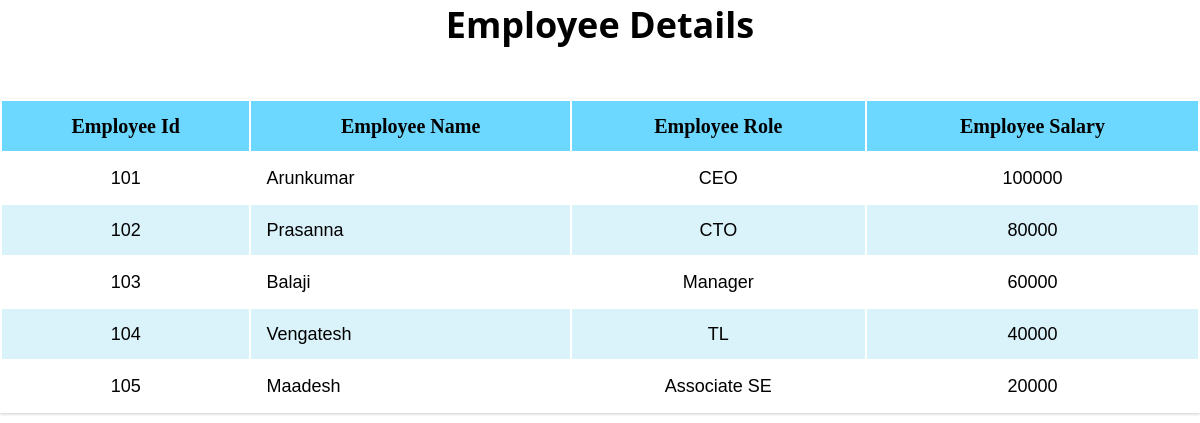
The app's page /modelsApp/models/ with its own data.
### modelsApp/models.py (models this page shows)
class Employees(models.Model):
    empNo = models.IntegerField()
    empName = models.CharField(max_length=25)
    empRole = models.CharField(max_length=25)
    empSalary = models.IntegerField()

### modelsApp/views.py (the view)
# urls.py: path('models/',views.models)
def models(request):
    emp_data = Employees.objects.all() # To get all data for the employee model
    emp_dict = {'emp_list':emp_data} # To create a dictionary in above data for sharing to html file
    return render(request, 'modelsApp/index.html',context = emp_dict) # context= dictionary datatype format send into html

### templates/modelsApp/index.html (shortened to what this page needs)
<!DOCTYPE html>
{% load static %}
<html lang="en">
<head>
    <link rel="stylesheet" href="{% static 'css/style.css' %}">
</head>
<body>
    <h1>Employee Details</h1>
    <table>
        <tr>
            <th>Employee Id</th>
            <th>Employee Name</th>
            <th>Employee Role</th>
            <th>Employee Salary</th>
        </tr>
        {% if emp_list %}
        {% for employee in emp_list %}
        <tr>
            <td>{{employee.empNo}}</td>
            <td>{{employee.empName}}</td>
            <td>{{employee.empRole}}</td>
            <td>{{employee.empSalary}}</td>
        </tr>
        {% endfor %}
        {% endif %}
    </table>
</body>
</html>

### static/css/style.css (style rules this page uses)
* { margin: 0; padding: 0; font-family: 'Times New Roman', Times, serif; }
h1 { font-family: 'Segoe UI', Tahoma, Geneva, Verdana, sans-serif; font-size: 36px; text-align: center; }
table { margin: 50px auto; width: 100%; box-shadow: 0 1px 3px rgba(0,0,0,0.2); display: table; border:none; }
tr { height: 50px; }
th { font-size: 20px; font-weight: 700; border: none; background-color: rgb(108, 216, 255); }
td { font-family:'Franklin Gothic Medium', 'Arial Narrow', Arial, sans-serif; text-align: center; font-size: 18px; font-weight: 400; border: none; }
td:nth-child(2) { text-align: left; padding-left: 15px; }
tr:nth-child(odd) { background-color: rgb(218, 243, 251); }

### records on screen
Employees: empNo "101", empName "Arunkumar", empRole "CEO", empSalary "100000"
Employees: empNo "102", empName "Prasanna", empRole "CTO", empSalary "80000"
Employees: empNo "103", empName "Balaji", empRole "Manager", empSalary "60000"
Employees: empNo "104", empName "Vengatesh", empRole "TL", empSalary "40000"
Employees: empNo "105", empName "Maadesh", empRole "Associate SE", empSalary "20000"
